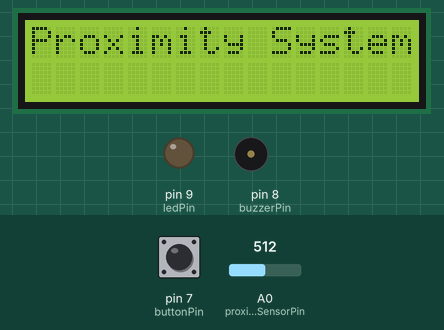
Bench run of a sketch on a simulated Arduino Uno, built with avr-gcc and run on an emulated ATmega328P. Parts: 16×2 character LCD, output pins drawn as LEDs (lit = HIGH), buzzer (waves = sounding, pin HIGH). Inputs (shaded band) come from the test bench; at power-on: pin 7 (buttonPin) LOW, A0 (proximitySensorPin) = 512. What the sketch prints to the serial monitor is not drawn.

Above: at 0.1 s.
2.3 s: pin 7 (buttonPin) pulled HIGH for 0.15 s
At 3.9 s:
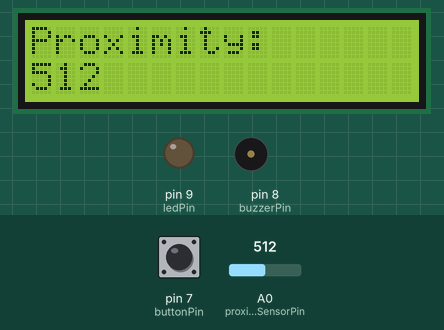
5.4 s: pin 7 (buttonPin) pulled HIGH for 1 s
At 7.1 s:
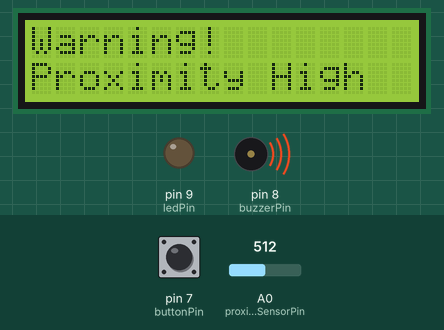
7.9 s: pin 7 (buttonPin) pulled HIGH for 0.15 s
At 9.6 s:
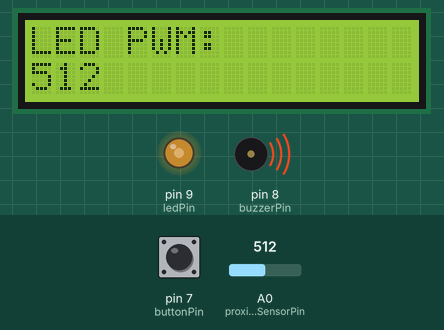
9.9 s: A0 (proximitySensorPin) set to 716
At 10.3 s:
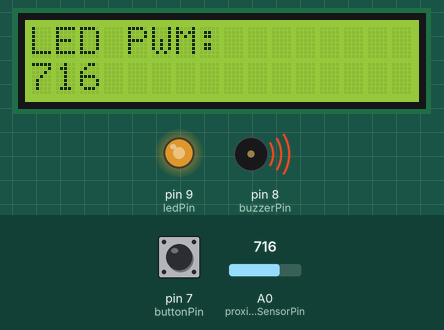
11.5 s: A0 (proximitySensorPin) set to 900
At 12.0 s:
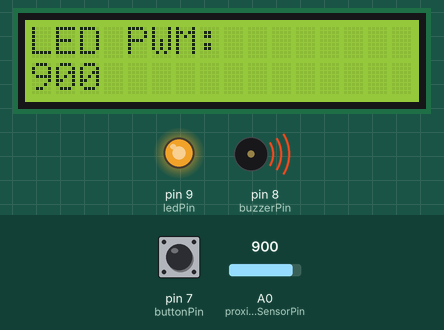
13.0 s: A0 (proximitySensorPin) set to 122
At 13.6 s:
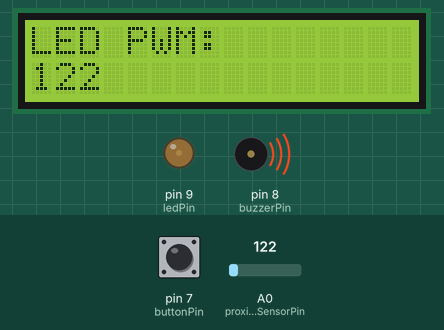
Timing chart, 0 to 15.6 s (numbered marks = the images above; inputs shaded):
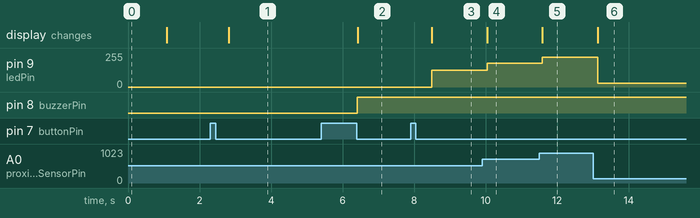

Measured:
- after the input at 2.3 s, the display: changes after 0.52 s (image 1)
- after the input at 5.4 s, pin 8 (buzzerPin): LOW → HIGH after 1.0 s; the display: changes after 1.0 s (image 2)
- after the input at 7.9 s, pin 9 (ledPin): 0/255 → 127/255 after 0.60 s; the display: changes after 0.60 s (image 3)
- after the input at 9.9 s, pin 9 (ledPin): 127/255 → 178/255 after 0.14 s; the display: changes after 0.14 s (image 4)
- after the input at 11.5 s, pin 9 (ledPin): 178/255 → 224/255 after 0.09 s; the display: changes after 0.09 s (image 5)
- after the input at 13.0 s, pin 9 (ledPin): 224/255 → 30/255 after 0.13 s; the display: changes after 0.13 s (image 6)

The sketch:

2.5.ino
```cpp
#include <Wire.h>
#include <LiquidCrystal_I2C.h>

LiquidCrystal_I2C lcd(0x27, 16, 2); // Alamat LCD dapat disesuaikan sesuai modul LCD Anda

const int buttonPin = 7;        // Pin push button
const int proximitySensorPin = A0; // Pin sensor proximity
const int buzzerPin = 8;         // Pin buzzer
const int ledPin = 9;            // Pin LED untuk PWM

int buttonState = 0;             // Status tombol
int lastButtonState = 0;
int mode = 0;                    // Mode operasi
int proximityValue = 0;          // Nilai pembacaan sensor proximity
int threshold = 400;             // Batas nilai proximity untuk peringatan

void setup() {
  pinMode(buttonPin, INPUT);
  pinMode(buzzerPin, OUTPUT);
  pinMode(ledPin, OUTPUT);
  lcd.init();
  lcd.backlight();
  Serial.begin(9600);
  lcd.setCursor(0, 0);
  lcd.print("Proximity System");
  delay(1000);
  lcd.clear();
}

void loop() {
  // Baca status tombol
  buttonState = digitalRead(buttonPin);

  // Jika tombol ditekan, ubah mode
  if (buttonState != lastButtonState) {
    if (buttonState == HIGH) {
      mode++;
      if (mode > 3) mode = 1;  // Kembali ke mode 1 setelah mode 3
      delay(500);  // Debounce
    }
  }
  lastButtonState = buttonState;

  // Baca nilai sensor proximity
  proximityValue = analogRead(proximitySensorPin);

  switch (mode) {
    case 1:
      // Mode 1: Tampilkan nilai proximity di LCD dan Serial Monitor
      lcd.clear();
      lcd.setCursor(0, 0);
      lcd.print("Proximity:");
      lcd.setCursor(0, 1);
      lcd.print(proximityValue);
      Serial.print("Mode 1 - Proximity Value: ");
      Serial.println(proximityValue);
      delay(500);
      break;

    case 2:
      // Mode 2: Jika proximity melewati threshold, aktifkan buzzer dan peringatan di LCD dan Serial
      if (proximityValue > threshold) {
        digitalWrite(buzzerPin, HIGH); // Aktifkan buzzer
        lcd.clear();
        lcd.setCursor(0, 0);
        lcd.print("Warning!");
        lcd.setCursor(0, 1);
        lcd.print("Proximity High");
        Serial.println("Mode 2 - Warning! Proximity High");
      } else {
        digitalWrite(buzzerPin, LOW); // Matikan buzzer
        lcd.clear();
        lcd.setCursor(0, 0);
        lcd.print("Proximity OK");
        lcd.setCursor(0, 1);
        lcd.print("Value:");
        lcd.print(proximityValue);
        Serial.print("Mode 2 - Proximity Value: ");
        Serial.println(proximityValue);
      }
      delay(500);
      break;

    case 3:
      // Mode 3: Tampilkan nilai proximity di LCD dan Serial, dan fungsikan LED sebagai PWM
      lcd.clear();
      lcd.setCursor(0, 0);
      lcd.print("LED PWM:");
      lcd.setCursor(0, 1);
      lcd.print(proximityValue);
      Serial.print("Mode 3 - LED PWM Value: ");
      Serial.println(proximityValue);
      int ledPWM = map(proximityValue, 0, 1023, 0, 255); // Sesuaikan rentang PWM LED
      analogWrite(ledPin, ledPWM);
      delay(500);
      break;
  }
}
```
